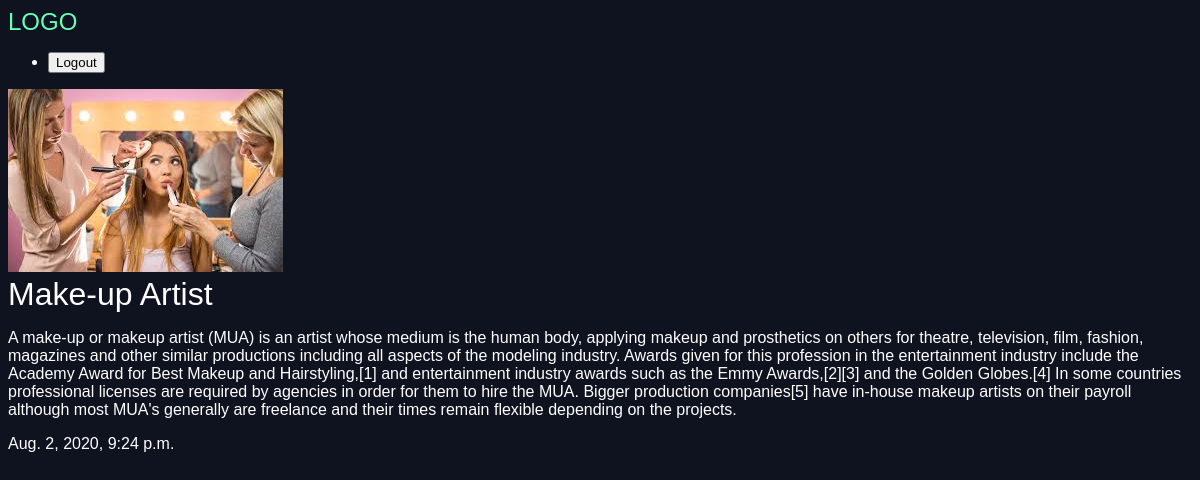
The page /articles/Make-up_artist on the database its author committed.
### articles/models.py (models this page shows, shortened)
class Article(models.Model):
    title = models.CharField(max_length = 100)
    slug = models.SlugField()
    body = models.TextField()
    date = models.DateTimeField(auto_now_add = True)
    image = models.ImageField(default='default.jpg', blank=True)

### articles/views.py (the view)
# urls.py: path('<slug>', views.articles_detail,name="detail"),
def articles_detail(request, slug):
    article = models.Article.objects.get(slug=slug)
    return render(request, 'articles/article_detail.html', {'article':article})

### articles/templates/articles/article_detail.html (shortened to what this page needs)
{% extends 'base.html' %}
{% block content %}
<div class="article-detail">
  <div class="article">
    <img src="{{article.image.url}}" alt="">
    <h1>{{article.title}}</h1>
    <p>{{article.body}}</p>
    <p>{{article.date}}</p>
  </div>
</div>
{% endblock %}

### assets/styles.css (style rules this page uses)
body { background-color: #0f121f; background-image: url(stars.jpg); background-repeat: no-repeat; background-attachment: fixed; color: #fff; }
body * { font-family: arial; }
h1,h2,h3,h4,h5,h6 { font-weight: normal; margin: 0; }

### rows shown on the page
Article: image (picture), title "Make-up Artist", body "A make-up or makeup artist (MUA) is an artist whose medium is the human body, applying makeup and prosthetics on others for theatre, television, film, fashion, magazines and other similar productions including all aspects of the modeling industry. Awards given for this profession in the entertainment industry include the Academy Award for Best Makeup and Hairstyling,[1] and entertainment industry awards such as the Emmy Awards,[2][3] and the Golden Globes.[4] In some countries professional licenses are required by agencies in order for them to hire the MUA. Bigger production companies[5] have in-house makeup artists on their payroll although most MUA's generally are freelance and their…", date "Aug. 2, 2020, 9:24 p.m."
